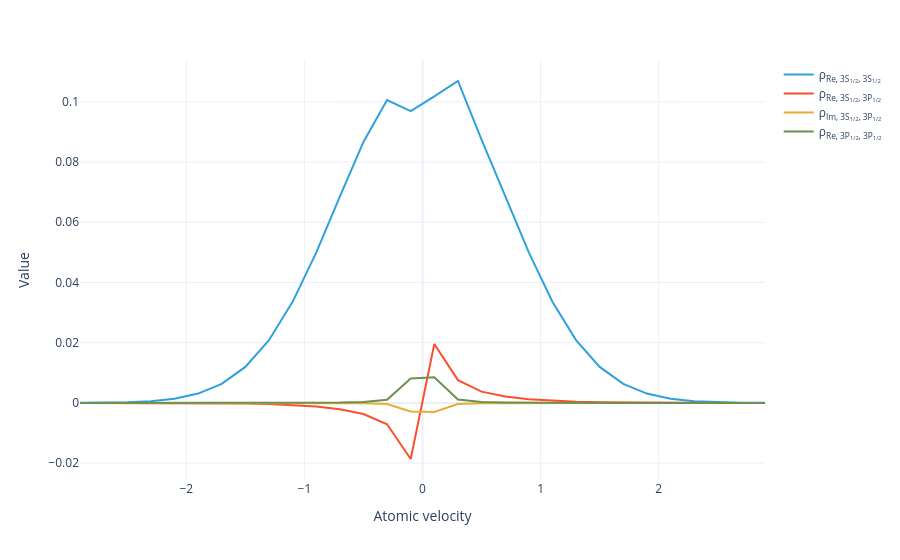

The notebook cell this image was saved under:
### Markdown cell above
Plot the real and imaginary parts of the density-matrix elements for each velocity bin:

### Code cell
#|notest
sol.visualize()

### Figure 1 — Plotly figure (JSON) as saved in the notebook; plotly's stock layout.template omitted (floating-point values rounded to 4 significant figures)
{"data": [{"hovertemplate": "Density matrix=ρ<sub>Re, 3S<sub>1/2</sub>, 3S<sub>1/2</sub></sub><br>Atomic velocity=%{x}<br>Value=%{y}<extra></extra>", "legendgroup": "ρ<sub>Re, 3S<sub>1/2</sub>, 3S<sub>1/2</sub></sub>", "line": {"color": "#2fa1da", "dash": "solid"}, "marker": {"symbol": "circle"}, "mode": "lines", "name": "ρ<sub>Re, 3S<sub>1/2</sub>, 3S<sub>1/2</sub></sub>", "orientation": "v", "showlegend": true, "type": "scatter", "x": [-2.9, -2.7, -2.5, -2.3, -2.1, -1.9, -1.7, -1.5, -1.3, -1.1, -0.9, -0.7, -0.5, -0.3, -0.1, 0.1, 0.3, 0.5, 0.7, 0.9, 1.1, 1.3, 1.5, 1.7, 1.9, 2.1, 2.3, 2.5, 2.7, 2.9], "xaxis": "x", "y": [2.628e-05, 7.997e-05, 0.0002247, 0.0005832, 0.001398, 0.003094, 0.006327, 0.01195, 0.02083, 0.03355, 0.04989, 0.06849, 0.08669, 0.1006, 0.09695, 0.1018, 0.1069, 0.08745, 0.0687, 0.04997, 0.03359, 0.02085, 0.01195, 0.00633, 0.003096, 0.001398, 0.0005834, 0.0002248, 8e-05, 2.629e-05], "yaxis": "y"}, {"hovertemplate": "Density matrix=ρ<sub>Re, 3S<sub>1/2</sub>, 3P<sub>1/2</sub></sub><br>Atomic velocity=%{x}<br>Value=%{y}<extra></extra>", "legendgroup": "ρ<sub>Re, 3S<sub>1/2</sub>, 3P<sub>1/2</sub></sub>", "line": {"color": "#fb4f2f", "dash": "solid"}, "marker": {"symbol": "circle"}, "mode": "lines", "name": "ρ<sub>Re, 3S<sub>1/2</sub>, 3P<sub>1/2</sub></sub>", "orientation": "v", "showlegend": true, "type": "scatter", "x": [-2.9, -2.7, -2.5, -2.3, -2.1, -1.9, -1.7, -1.5, -1.3, -1.1, -0.9, -0.7, -0.5, -0.3, -0.1, 0.1, 0.3, 0.5, 0.7, 0.9, 1.1, 1.3, 1.5, 1.7, 1.9, 2.1, 2.3, 2.5, 2.7, 2.9], "xaxis": "x", "y": [-1.946e-07, -6.359e-07, -1.93e-06, -5.444e-06, -1.429e-05, -3.496e-05, -7.988e-05, -0.0001709, -0.0003439, -0.0006543, -0.001189, -0.002096, -0.003706, -0.007108, -0.01864, 0.01957, 0.007556, 0.003738, 0.002102, 0.001191, 0.000655, 0.0003442, 0.000171, 7.993e-05, 3.498e-05, 1.43e-05, 5.446e-06, 1.93e-06, 6.361e-07, 1.947e-07], "yaxis": "y"}, {"hovertemplate": "Density matrix=ρ<sub>Im, 3S<sub>1/2</sub>, 3P<sub>1/2</sub></sub><br>Atomic velocity=%{x}<br>Value=%{y}<extra></extra>", "legendgroup": "ρ<sub>Im, 3S<sub>1/2</sub>, 3P<sub>1/2</sub></sub>", "line": {"color": "#e4ae38", "dash": "solid"}, "marker": {"symbol": "circle"}, "mode": "lines", "name": "ρ<sub>Im, 3S<sub>1/2</sub>, 3P<sub>1/2</sub></sub>", "orientation": "v", "showlegend": true, "type": "scatter", "x": [-2.9, -2.7, -2.5, -2.3, -2.1, -1.9, -1.7, -1.5, -1.3, -1.1, -0.9, -0.7, -0.5, -0.3, -0.1, 0.1, 0.3, 0.5, 0.7, 0.9, 1.1, 1.3, 1.5, 1.7, 1.9, 2.1, 2.3, 2.5, 2.7, 2.9], "xaxis": "x", "y": [-1.029e-09, -3.613e-09, -1.184e-08, -3.631e-08, -1.044e-07, -2.823e-07, -7.208e-07, -1.748e-06, -4.058e-06, -9.125e-06, -2.026e-05, -4.593e-05, -0.0001137, -0.0003634, -0.00286, -0.003003, -0.0003864, -0.0001147, -4.607e-05, -2.029e-05, -9.135e-06, -4.061e-06, -1.749e-06, -7.212e-07, -2.824e-07, -1.044e-07, -3.632e-08, -1.185e-08, -3.614e-09, -1.03e-09], "yaxis": "y"}, {"hovertemplate": "Density matrix=ρ<sub>Re, 3P<sub>1/2</sub>, 3P<sub>1/2</sub></sub><br>Atomic velocity=%{x}<br>Value=%{y}<extra></extra>", "legendgroup": "ρ<sub>Re, 3P<sub>1/2</sub>, 3P<sub>1/2</sub></sub>", "line": {"color": "#6d904f", "dash": "solid"}, "marker": {"symbol": "circle"}, "mode": "lines", "name": "ρ<sub>Re, 3P<sub>1/2</sub>, 3P<sub>1/2</sub></sub>", "orientation": "v", "showlegend": true, "type": "scatter", "x": [-2.9, -2.7, -2.5, -2.3, -2.1, -1.9, -1.7, -1.5, -1.3, -1.1, -0.9, -0.7, -0.5, -0.3, -0.1, 0.1, 0.3, 0.5, 0.7, 0.9, 1.1, 1.3, 1.5, 1.7, 1.9, 2.1, 2.3, 2.5, 2.7, 2.9], "xaxis": "x", "y": [3.172e-09, 1.101e-08, 3.573e-08, 1.085e-07, 3.093e-07, 8.297e-07, 2.103e-06, 5.068e-06, 1.17e-05, 2.617e-05, 5.787e-05, 0.0001308, 0.0003229, 0.00103, 0.0081, 0.008506, 0.001095, 0.0003257, 0.0001312, 5.797e-05, 2.62e-05, 1.171e-05, 5.071e-06, 2.104e-06, 8.3e-07, 3.094e-07, 1.086e-07, 3.574e-08, 1.102e-08, 3.173e-09], "yaxis": "y"}], "layout": {"legend": {"title": {}, "tracegroupgap": 0}, "margin": {"t": 60}, "xaxis": {"anchor": "y", "domain": [0, 1], "title": {"text": "Atomic velocity"}}, "yaxis": {"anchor": "x", "domain": [0, 1], "title": {"text": "Value"}}}}
